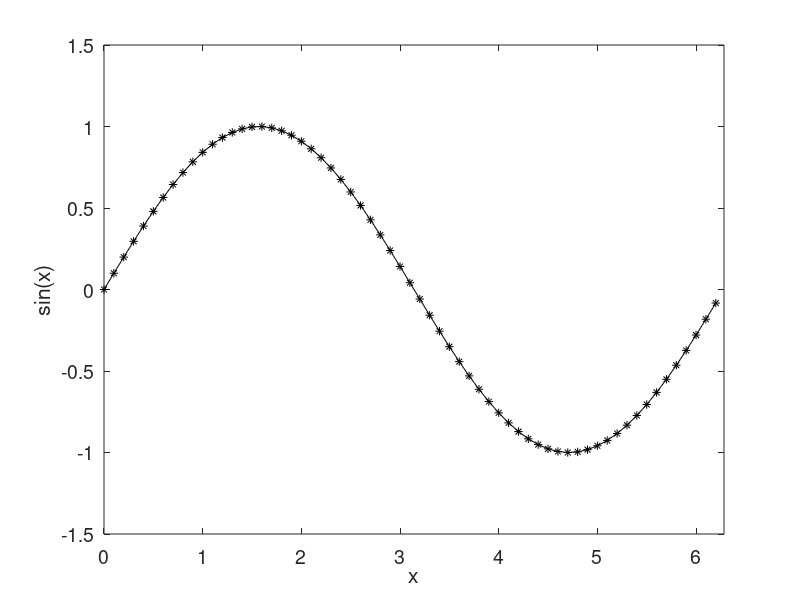

This chart was generated by the following MATLAB code:
x=0:0.1:2*pi;
y=sin(x);
plot(x,y,'k-*')
xlabel('x','Fontsize',14)
ylabel('sin(x)','Fontsize',14)
axis([0 2*pi -1.5 1.5])
set(gca, 'FontSize',14)